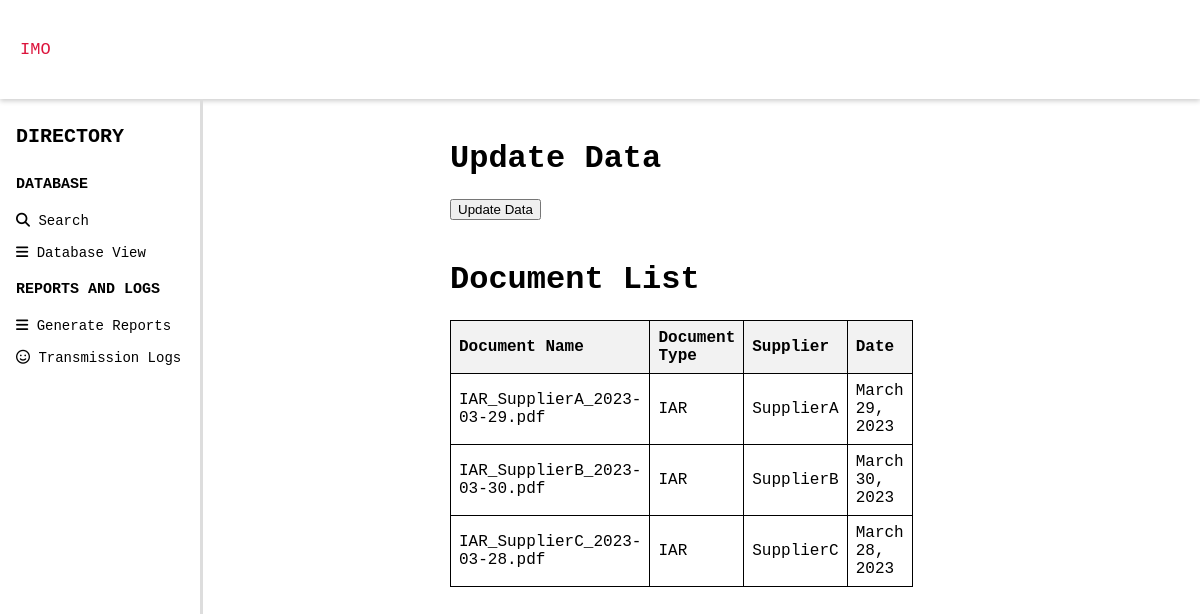
The page /dbview/ on the database as committed earlier.
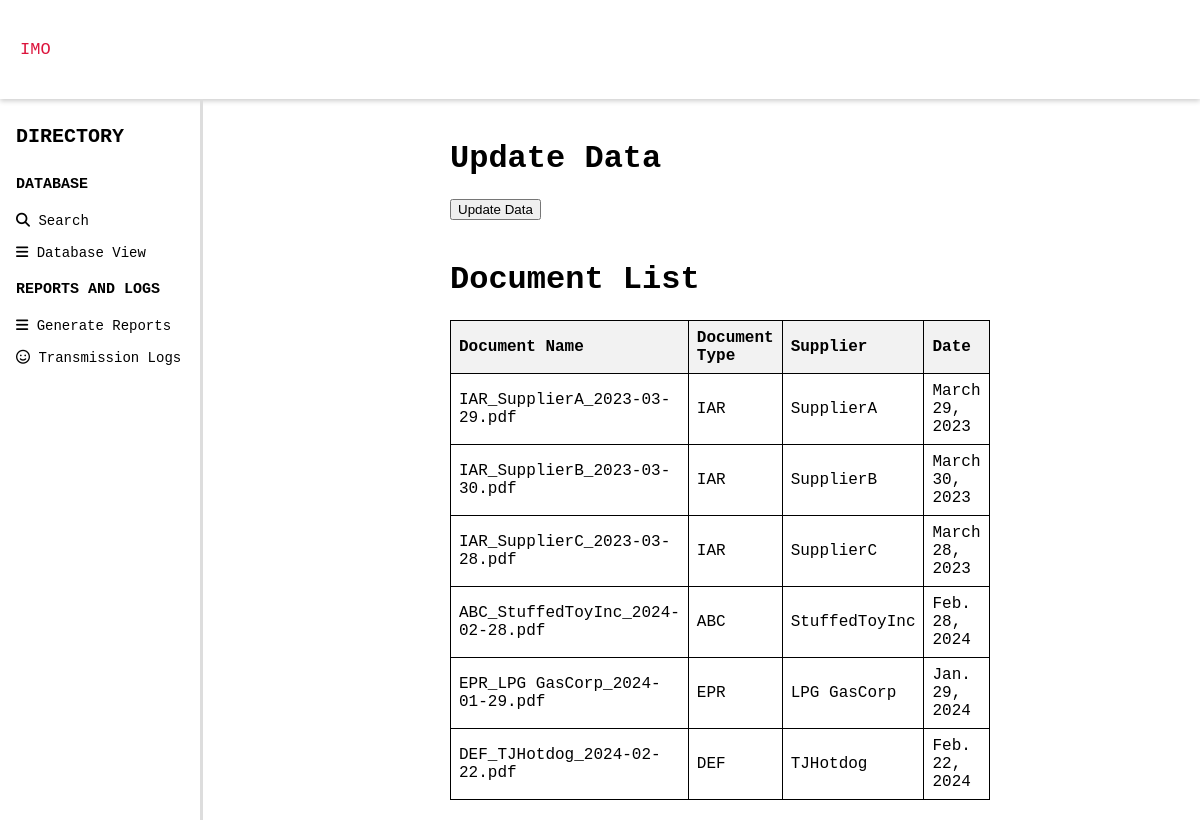
The same page on the database as committed later.
### dobaMainApp/models.py (models this page shows, shortened)
class Document(models.Model):
    document_name = models.CharField(max_length=100)
    document_type = models.CharField(max_length=50)
    supplier = models.CharField(max_length=100)
    date = models.DateField()

### dobaMainApp/views.py (the view)
# urls.py: path("dbview/", views.doc_update, name ='doc_update'),
def doc_update(request):
    update_data(request)
    documents = Document.objects.all()  # Example: Fetch all documents from the database
    return render(request, "dobaMainPage/dbview.html", {'documents': documents})

### dobaMainApp/parseDoc.py (called while the page is built)
def update_data(request):
    folder_path = 'D:/SCHOOL/DOBA_WebApp/IMO_Doba/sample_DB'
    try:
        parse_folder(folder_path)
        print("function call " + folder_path)
        return HttpResponse("Data updated successfully")
    except Exception as e:
        print(f"Error updating data: {e}")
        return HttpResponse("An error occurred while updating data")

### dobaMainApp/templates/dobaMainPage/dbview.html (shortened to what this page needs)
{% extends 'dobaMainPage/base.html' %}
{% block content  %}
<div class = "content_section">
    <h1>Update Data</h1>
    <button id="update-btn">Update Data</button>
  </div>
  <div class = "table_section">
    <h1>Document List</h1>
    <table>
        <thead>
            <tr>
                <th>Document Name</th>
                <th>Document Type</th>
                <th>Supplier</th>
                <th>Date</th>
            </tr>
        </thead>
        <tbody>
            {% for document in documents %}
            <tr>
                <td>{{ document.document_name }}</td>
                <td>{{ document.document_type }}</td>
                <td>{{ document.supplier }}</td>
                <td>{{ document.date }}</td>
            </tr>
            {% endfor %}
        </tbody>
    </table>
  </div>
{% endblock %}

Rows that differ between the two databases and show on the page:
added Document: document_name "ABC_StuffedToyInc_2024-02-28.pdf", document_type "ABC", supplier "StuffedToyInc", date "Feb. 28, 2024"
added Document: document_name "EPR_LPG GasCorp_2024-01-29.pdf", document_type "EPR", supplier "LPG GasCorp", date "Jan. 29, 2024"
added Document: document_name "DEF_TJHotdog_2024-02-22.pdf", document_type "DEF", supplier "TJHotdog", date "Feb. 22, 2024"
